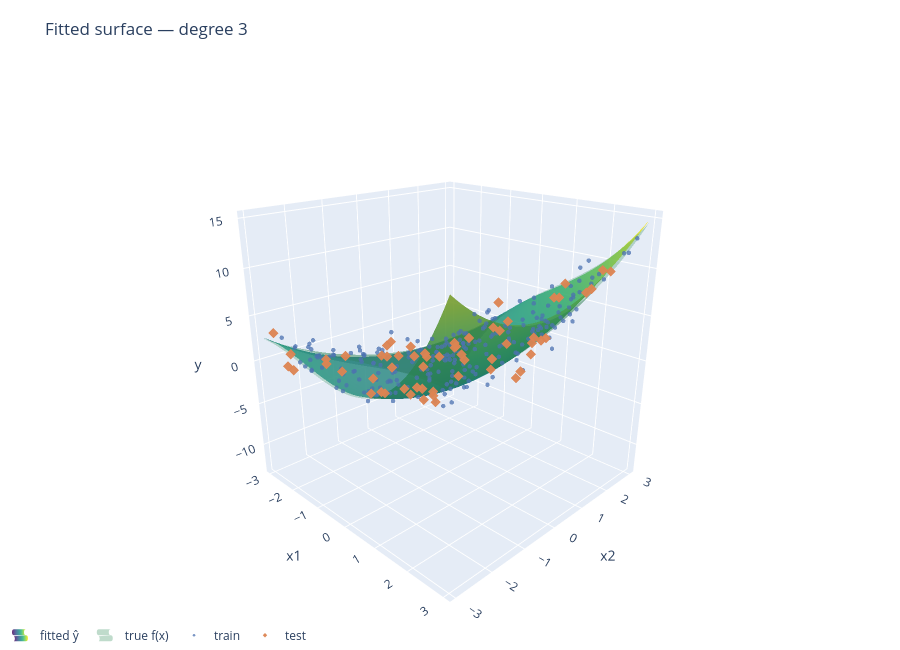

Notebook source saved alongside this figure:
### Markdown cell above
### B.2 Model prediction: fitted surface vs. true surface

### Code cell
visualize(exp_B, "fit")
